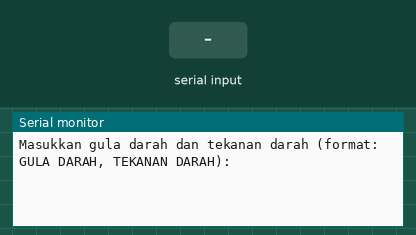
Simulated run of this program. Board: Arduino Uno, built with avr-gcc and run on an emulated ATmega328P. Parts: the last lines printed to the serial monitor. Inputs (shaded band) come from the test bench.

Above: at 1.2 s.
1.3 s: "90,45\n" received over Serial
At 2.5 s:
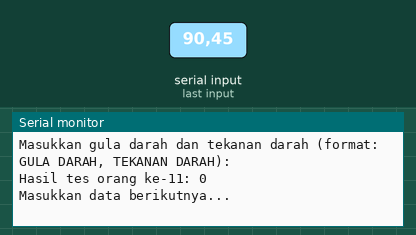
2.8 s: "0\n" received over Serial
At 3.7 s:
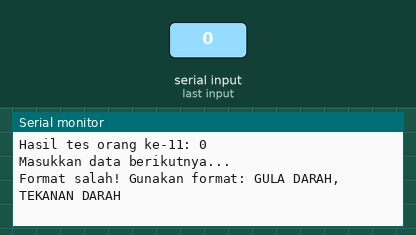

The program:

main.cpp
```cpp
#include <Arduino.h>

struct DataPoint {
  float gulaDarah;
  float tekananDarah;
  int label;
};

struct DistanceLabel {
  float distance;
  int label;
};

DataPoint dataset[10] = {
  { 99,  72, 0 },
  { 110, 92, 0 },
  { 153, 88, 1 },
  { 128, 84, 1 },
  { 88,  68, 0 },
  { 156, 92, 1 },
  { 99,  70, 0 },
  { 109, 60, 0 },
  { 120, 80, 1 },
  { 140, 90, 1 }
};

void bubbleSort(DistanceLabel arr[], int n);
int knnClassify(float newGula, float newTekanan, int k);

void setup() {
  Serial.begin(9600);
  while (!Serial)
    ;
  Serial.println("Masukkan gula darah dan tekanan darah (format: GULA DARAH, TEKANAN DARAH): ");
}

void loop() {
  if (Serial.available() > 0) {
    String input = Serial.readStringUntil('\n');
    input.trim();

    // Parsing input
    int commaIndex = input.indexOf(',');
    if (commaIndex == -1) {
      Serial.println("Format salah! Gunakan format: GULA DARAH, TEKANAN DARAH");
      return;
    }

    float newGula = input.substring(0, commaIndex).toFloat();
    float newTekanan = input.substring(commaIndex + 1).toFloat();

    // Klasifikasi dengan KNN (k = 3)
    int result = knnClassify(newGula, newTekanan, 3);

    Serial.print("Hasil tes orang ke-11: ");
    Serial.println(result);
    Serial.println("Masukkan data berikutnya...");
  }
}

int knnClassify(float newGula, float newTekanan, int k) {
  DistanceLabel distances[10];
  for (int i = 0; i < 10; i++) {
    float dx = dataset[i].gulaDarah - newGula;
    float dy = dataset[i].tekananDarah - newTekanan;
    distances[i].distance = sqrt(dx * dx + dy * dy);
    distances[i].label = dataset[i].label;
  }

  // Urutkan berdasarkan jarak
  bubbleSort(distances, 10);

  // Hitung mayoritas label dari k terdekat
  int count0 = 0, count1 = 0;
  for (int i = 0; i < k; i++) {
    if (distances[i].label == 0) count0++;
    else count1++;
  }

  return (count1 > count0) ? 1 : 0;
}

void bubbleSort(DistanceLabel arr[], int n) {
  for (int i = 0; i < n - 1; i++) {
    for (int j = 0; j < n - i - 1; j++) {
      if (arr[j].distance > arr[j + 1].distance) {
        DistanceLabel temp = arr[j];
        arr[j] = arr[j + 1];
        arr[j + 1] = temp;
      }
    }
  }
}
```

Measured:
- after the input at 1.3 s, the serial monitor: prints a new line at once (image 1)
- after the input at 2.8 s, the serial monitor: prints a new line at once (image 2)
